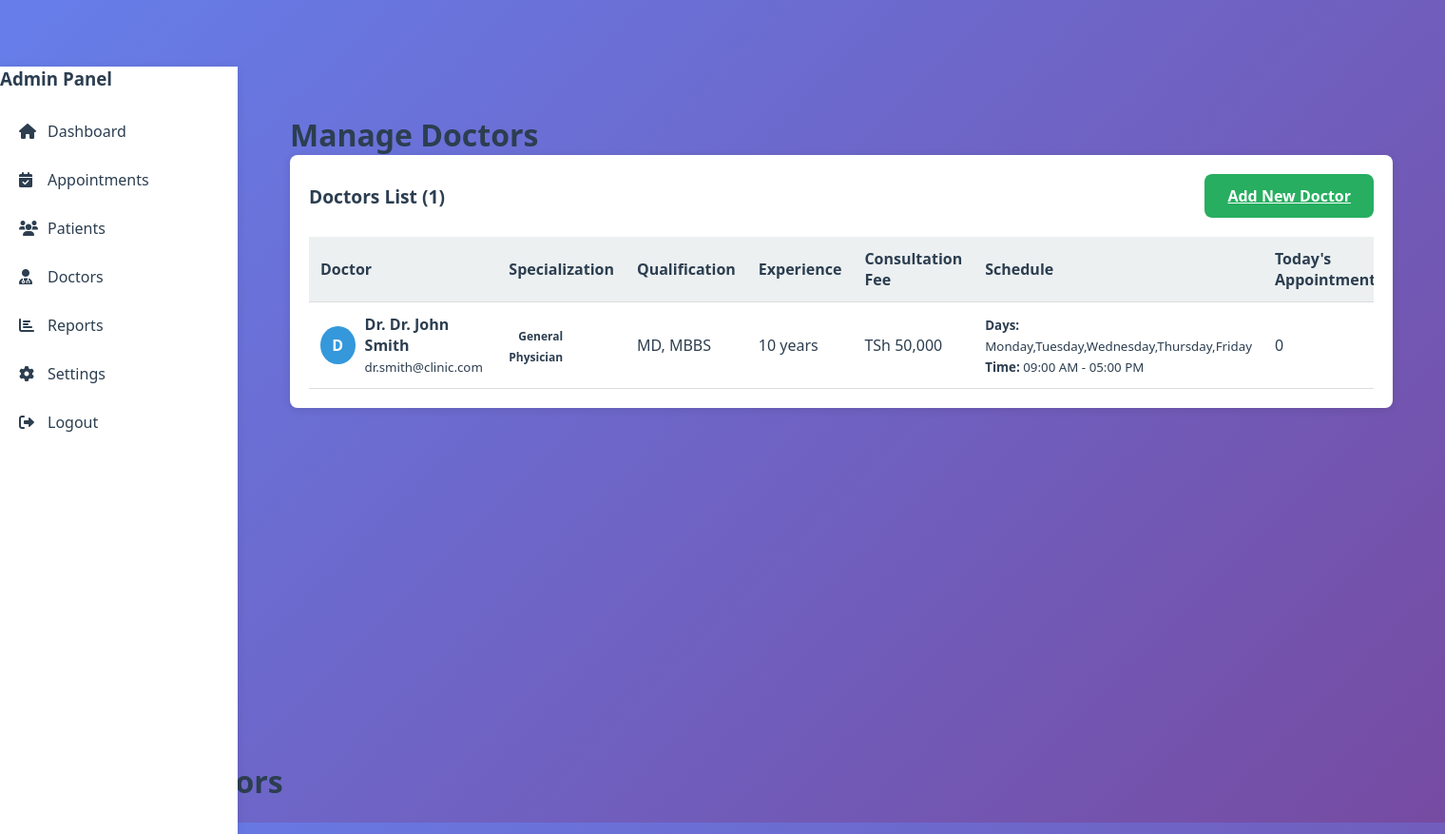
Page /admin/doctors.php (signed in) on the committed database.
### tables this page shows
CREATE TABLE users (
    id INT PRIMARY KEY AUTO_INCREMENT,
    username VARCHAR(50) UNIQUE NOT NULL,
    email VARCHAR(100) UNIQUE NOT NULL,
    password VARCHAR(255) NOT NULL,
    full_name VARCHAR(100) NOT NULL,
    phone VARCHAR(20),
    address TEXT,
    user_type ENUM('patient', 'doctor', 'admin', 'receptionist') DEFAULT 'patient',
    profile_image VARCHAR(255),
    created_at TIMESTAMP DEFAULT CURRENT_TIMESTAMP,
    updated_at TIMESTAMP DEFAULT CURRENT_TIMESTAMP ON UPDATE CURRENT_TIMESTAMP,
    is_active BOOLEAN DEFAULT TRUE
);

### admin/doctors.php (the view, shortened to what this page needs)
<?php
$database = new Database();
$db = $database->getConnection();
$query = "SELECT u.*, d.specialization, d.qualification, d.experience_years,
          d.consultation_fee, d.available_days, d.start_time, d.end_time,
          (SELECT COUNT(*) FROM appointments WHERE doctor_id = d.id) as total_appointments,
          (SELECT COUNT(*) FROM appointments WHERE doctor_id = d.id AND appointment_date = CURDATE()) as today_appointments
          FROM users u
          JOIN doctors d ON u.id = d.user_id
          WHERE u.user_type = 'doctor' AND u.is_active = TRUE
          ORDER BY u.created_at DESC";
$stmt = $db->prepare($query);
$stmt->execute();
$doctors = $stmt->fetchAll(PDO::FETCH_ASSOC);
?>
<!DOCTYPE html>
<html lang="en">
<head>
    <link rel="stylesheet" href="../assets/css/style.css">
    <link rel="stylesheet" href="https://cdnjs.cloudflare.com/ajax/libs/font-awesome/6.0.0/css/all.min.css">
</head>
<body>
    <div class="dashboard">
        <aside class="sidebar">
            <div class="sidebar-header">
                <h3>Admin Panel</h3>
            </div>
            <ul class="sidebar-menu">
                <li><a href="dashboard.php"><i class="fas fa-home"></i> Dashboard</a></li>
                <li><a href="appointments.php"><i class="fas fa-calendar-check"></i> Appointments</a></li>
                <li><a href="patients.php"><i class="fas fa-users"></i> Patients</a></li>
                <li><a href="doctors.php" class="active"><i class="fas fa-user-md"></i> Doctors</a></li>
                <li><a href="reports.php"><i class="fas fa-chart-bar"></i> Reports</a></li>
                <li><a href="settings.php"><i class="fas fa-cog"></i> Settings</a></li>
                <li><a href="../logout.php"><i class="fas fa-sign-out-alt"></i> Logout</a></li>
            </ul>
        </aside>
        <main class="main-content">
            <div class="container">
                <h1>Manage Doctors</h1>
                <div class="card">
                    <div class="card-header">
                        <h3 class="card-title">Doctors List (<?php echo count($doctors); ?>)</h3>
                        <a href="add-doctor.php" class="btn btn-success">Add New Doctor</a>
                    </div>
                    <div class="table-responsive">
                        <table class="table">
                            <thead>
                                <tr>
                                    <th>Doctor</th>
                                    <th>Specialization</th>
                                    <th>Qualification</th>
                                    <th>Experience</th>
                                    <th>Consultation Fee</th>
                                    <th>Schedule</th>
                                    <th>Today's Appointments</th>
                                </tr>
                            </thead>
                            <tbody>
                                <?php foreach($doctors as $doctor): ?>
                                <tr>
                                    <td>
                                        <div style="display: flex; align-items: center;">
                                            <div class="user-avatar" style="width: 40px; height: 40px; margin-right: 10px;">
                                                <?php echo substr($doctor['full_name'], 0, 1); ?>
                                            </div>
                                            <div>
                                                <strong>Dr. <?php echo $doctor['full_name']; ?></strong><br>
                                                <small><?php echo $doctor['email']; ?></small>
                                            </div>
                                        </div>
                                    </td>
                                    <td><span class="badge badge-primary"><?php echo $doctor['specialization']; ?></span></td>
                                    <td><?php echo $doctor['qualification']; ?></td>
                                    <td><?php echo $doctor['experience_years']; ?> years</td>
                                    <td>TSh <?php echo number_format($doctor['consultation_fee']); ?></td>
                                    <td>
                                        <small>
                                            <strong>Days:</strong> <?php echo $doctor['available_days']; ?><br>
                                            <strong>Time:</strong> <?php echo date('h:i A', strtotime($doctor['start_time'])); ?> -
                                            <?php echo date('h:i A', strtotime($doctor['end_time'])); ?>
                                        </small>
                                    </td>
                                    <td><?php echo $doctor['today_appointments']; ?></td>
                                </tr>
                                <?php endforeach; ?>
                            </tbody>
                        </table>
                    </div>
                </div>
            </div>
        </main>
    </div>
<div class="page-header">
    <h1><i class="fas fa-user-md"></i> Manage Doctors</h1>
    <a href="add-doctor.php" class="btn btn-success">
    </a>
</div>
</body>
</html>

### assets/css/style.css (style rules this page uses)
:root { --primary-color: #2c3e50; --secondary-color: #3498db; --success-color: #27ae60; --danger-color: #e74c3c; --warning-color: #f39c12; --light-bg: #ecf0f1; --dark-text: #2c3e50; --border-radius: 8px; --box-shadow: 0 2px 10px rgba(0,0,0,0.1); }
* { margin: 0; padding: 0; box-sizing: border-box; }
body { font-family: 'Segoe UI', Tahoma, Geneva, Verdana, sans-serif; background: linear-gradient(135deg, #667eea 0%, #764ba2 100%); min-height: 100vh; color: var(--dark-text); }
.container { max-width: 1200px; margin: 0 auto; padding: 20px; }
.user-avatar { width: 40px; height: 40px; border-radius: 50%; background: var(--secondary-color); display: flex; align-items: center; justify-content: center; color: white; font-weight: bold; }
.btn { padding: 12px 24px; border: none; border-radius: var(--border-radius); cursor: pointer; font-size: 16px; font-weight: 600; transition: all 0.3s; }
.btn-success { background: var(--success-color); color: white; }
.dashboard { display: flex; min-height: 100vh; padding-top: 70px; }
.sidebar { width: 250px; background: white; box-shadow: var(--box-shadow); position: fixed; left: 0; top: 70px; bottom: 0; overflow-y: auto; }
.sidebar-menu { list-style: none; padding: 20px 0; }
.sidebar-menu li { margin-bottom: 5px; }
.sidebar-menu a { display: flex; align-items: center; padding: 12px 20px; color: var(--dark-text); text-decoration: none; transition: all 0.3s; }
.sidebar-menu i { margin-right: 10px; width: 20px; }
.main-content { flex: 1; margin-left: 250px; padding: 30px; }
.card { background: white; border-radius: var(--border-radius); box-shadow: var(--box-shadow); padding: 20px; margin-bottom: 20px; }
.card-header { display: flex; justify-content: space-between; align-items: center; margin-bottom: 20px; }
.card-title { font-size: 1.2rem; font-weight: 600; }
.table-responsive { overflow-x: auto; }
.table { width: 100%; border-collapse: collapse; }
.table th, .table td { padding: 12px; text-align: left; border-bottom: 1px solid #ddd; }
.table th { background: var(--light-bg); font-weight: 600; }
.badge { padding: 5px 10px; border-radius: 20px; font-size: 12px; font-weight: 600; }

### rows in the picture
users: full_name "D", full_name "Dr. John Smith", email "dr.smith@clinic.com", specialization "General Physician", qualification "MD, MBBS", experience_years "10", consultation_fee "50,000", available_days "Monday,Tuesday,Wednesday,Thursday,Friday", start_time "09:00 AM", end_time "05:00 PM", today_appointments "0"

### other values in the picture
count($doctors) "1"
